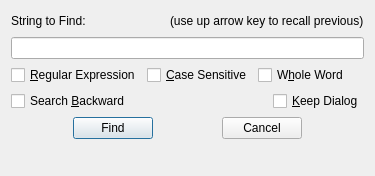
<?xml version="1.0" encoding="UTF-8"?>
<ui version="4.0">
 <class>DialogFind</class>
 <widget class="QDialog" name="DialogFind">
  <property name="geometry">
   <rect>
    <x>0</x>
    <y>0</y>
    <width>375</width>
    <height>176</height>
   </rect>
  </property>
  <property name="windowTitle">
   <string>Find</string>
  </property>
  <layout class="QVBoxLayout" name="verticalLayout">
   <item>
    <layout class="QHBoxLayout" name="horizontalLayout">
     <item>
      <widget class="QLabel" name="label">
       <property name="text">
        <string>String to Find:</string>
       </property>
      </widget>
     </item>
     <item>
      <spacer name="horizontalSpacer">
       <property name="orientation">
        <enum>Qt::Horizontal</enum>
       </property>
       <property name="sizeHint" stdset="0">
        <size>
         <width>40</width>
         <height>20</height>
        </size>
       </property>
      </spacer>
     </item>
     <item>
      <widget class="QLabel" name="label_2">
       <property name="text">
        <string>(use up arrow key to recall previous)</string>
       </property>
      </widget>
     </item>
    </layout>
   </item>
   <item>
    <widget class="QLineEdit" name="textFind">
     <property name="clearButtonEnabled">
      <bool>true</bool>
     </property>
    </widget>
   </item>
   <item>
    <layout class="QHBoxLayout" name="horizontalLayout_2">
     <item>
      <widget class="QCheckBox" name="checkRegex">
       <property name="text">
        <string>&amp;Regular Expression</string>
       </property>
      </widget>
     </item>
     <item>
      <widget class="QCheckBox" name="checkCase">
       <property name="text">
        <string>&amp;Case Sensitive</string>
       </property>
      </widget>
     </item>
     <item>
      <widget class="QCheckBox" name="checkWord">
       <property name="text">
        <string>W&amp;hole Word</string>
       </property>
      </widget>
     </item>
     <item>
      <spacer name="horizontalSpacer_2">
       <property name="orientation">
        <enum>Qt::Horizontal</enum>
       </property>
       <property name="sizeHint" stdset="0">
        <size>
         <width>40</width>
         <height>20</height>
        </size>
       </property>
      </spacer>
     </item>
    </layout>
   </item>
   <item>
    <layout class="QHBoxLayout" name="horizontalLayout_3">
     <item>
      <widget class="QCheckBox" name="checkBackward">
       <property name="text">
        <string>Search &amp;Backward</string>
       </property>
      </widget>
     </item>
     <item>
      <spacer name="horizontalSpacer_3">
       <property name="orientation">
        <enum>Qt::Horizontal</enum>
       </property>
       <property name="sizeHint" stdset="0">
        <size>
         <width>40</width>
         <height>20</height>
        </size>
       </property>
      </spacer>
     </item>
     <item>
      <widget class="QCheckBox" name="checkKeep">
       <property name="text">
        <string>&amp;Keep Dialog</string>
       </property>
      </widget>
     </item>
    </layout>
   </item>
   <item>
    <layout class="QHBoxLayout" name="horizontalLayout_4">
     <item>
      <spacer name="horizontalSpacer_5">
       <property name="orientation">
        <enum>Qt::Horizontal</enum>
       </property>
       <property name="sizeHint" stdset="0">
        <size>
         <width>40</width>
         <height>20</height>
        </size>
       </property>
      </spacer>
     </item>
     <item>
      <widget class="QPushButton" name="buttonFind">
       <property name="text">
        <string>Find</string>
       </property>
       <property name="icon">
        <iconset theme="edit-find">
         <normaloff>.</normaloff>.</iconset>
       </property>
       <property name="shortcut">
        <string>Return</string>
       </property>
       <property name="default">
        <bool>true</bool>
       </property>
      </widget>
     </item>
     <item>
      <spacer name="horizontalSpacer_4">
       <property name="orientation">
        <enum>Qt::Horizontal</enum>
       </property>
       <property name="sizeHint" stdset="0">
        <size>
         <width>40</width>
         <height>20</height>
        </size>
       </property>
      </spacer>
     </item>
     <item>
      <widget class="QPushButton" name="buttonCancel">
       <property name="text">
        <string>Cancel</string>
       </property>
       <property name="icon">
        <iconset theme="dialog-cancel">
         <normaloff>.</normaloff>.</iconset>
       </property>
       <property name="shortcut">
        <string>Esc</string>
       </property>
      </widget>
     </item>
     <item>
      <spacer name="horizontalSpacer_6">
       <property name="orientation">
        <enum>Qt::Horizontal</enum>
       </property>
       <property name="sizeHint" stdset="0">
        <size>
         <width>40</width>
         <height>20</height>
        </size>
       </property>
      </spacer>
     </item>
    </layout>
   </item>
   <item>
    <spacer name="verticalSpacer">
     <property name="orientation">
      <enum>Qt::Vertical</enum>
     </property>
     <property name="sizeHint" stdset="0">
      <size>
       <width>20</width>
       <height>1</height>
      </size>
     </property>
    </spacer>
   </item>
  </layout>
 </widget>
 <resources/>
 <connections>
  <connection>
   <sender>buttonCancel</sender>
   <signal>clicked()</signal>
   <receiver>DialogFind</receiver>
   <slot>reject()</slot>
   <hints>
    <hint type="sourcelabel">
     <x>264</x>
     <y>125</y>
    </hint>
    <hint type="destinationlabel">
     <x>372</x>
     <y>137</y>
    </hint>
   </hints>
  </connection>
 </connections>
</ui>
